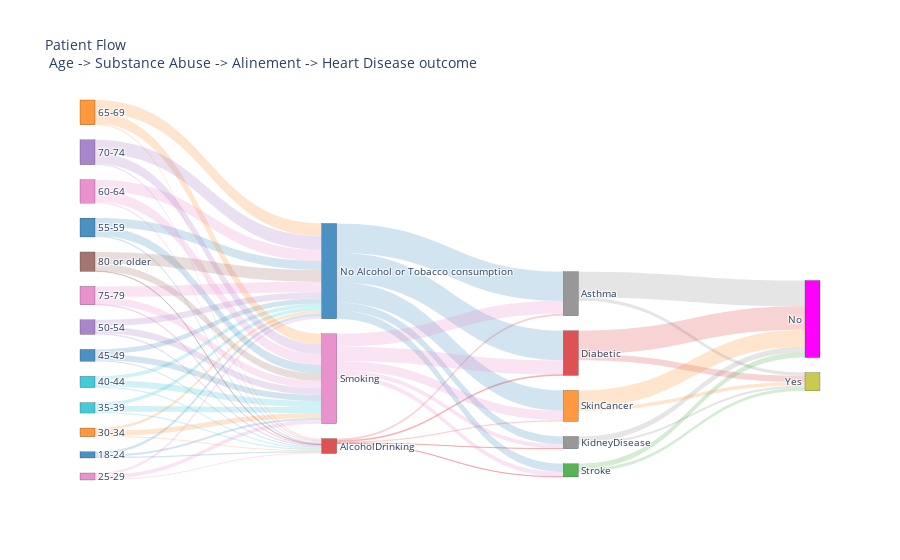

Write notebook code for a chart like this one.
### Markdown cell above
Surprisingly, it seems that peoples reported physical health does not necessarily align with their physical activity levels.

### Code cell
sankey_data: pd.DataFrame = pd.read_csv('data/full_sankey_data.csv')
create_sankey_chart(sankey_data)

### Figure 1 — Plotly figure (JSON) as saved in the notebook; plotly's stock layout.template omitted (floating-point values rounded to 4 significant figures)
{"data": [{"link": {"color": ["rgba(31, 119, 180, 0.2)", "rgba(31, 119, 180, 0.2)", "rgba(31, 119, 180, 0.2)", "rgba(227, 119, 194, 0.2)", "rgba(227, 119, 194, 0.2)", "rgba(227, 119, 194, 0.2)", "rgba(255, 127, 14, 0.2)", "rgba(255, 127, 14, 0.2)", "rgba(255, 127, 14, 0.2)", "rgba(23, 190, 207, 0.2)", "rgba(23, 190, 207, 0.2)", "rgba(23, 190, 207, 0.2)", "rgba(23, 190, 207, 0.2)", "rgba(23, 190, 207, 0.2)", "rgba(23, 190, 207, 0.2)", "rgba(31, 119, 180, 0.2)", "rgba(31, 119, 180, 0.2)", "rgba(31, 119, 180, 0.2)", "rgba(148, 103, 189, 0.2)", "rgba(148, 103, 189, 0.2)", "rgba(148, 103, 189, 0.2)", "rgba(31, 119, 180, 0.2)", "rgba(31, 119, 180, 0.2)", "rgba(31, 119, 180, 0.2)", "rgba(227, 119, 194, 0.2)", "rgba(227, 119, 194, 0.2)", "rgba(227, 119, 194, 0.2)", "rgba(255, 127, 14, 0.2)", "rgba(255, 127, 14, 0.2)", "rgba(255, 127, 14, 0.2)", "rgba(148, 103, 189, 0.2)", "rgba(148, 103, 189, 0.2)", "rgba(148, 103, 189, 0.2)", "rgba(227, 119, 194, 0.2)", "rgba(227, 119, 194, 0.2)", "rgba(227, 119, 194, 0.2)", "rgba(140, 86, 75, 0.2)", "rgba(140, 86, 75, 0.2)", "rgba(140, 86, 75, 0.2)", "rgba(214, 39, 40, 0.2)", "rgba(214, 39, 40, 0.2)", "rgba(214, 39, 40, 0.2)", "rgba(214, 39, 40, 0.2)", "rgba(214, 39, 40, 0.2)", "rgba(127, 127, 127, 0.2)", "rgba(127, 127, 127, 0.2)", "rgba(214, 39, 40, 0.2)", "rgba(214, 39, 40, 0.2)", "rgba(127, 127, 127, 0.2)", "rgba(127, 127, 127, 0.2)", "rgba(31, 119, 180, 0.2)", "rgba(31, 119, 180, 0.2)", "rgba(31, 119, 180, 0.2)", "rgba(31, 119, 180, 0.2)", "rgba(31, 119, 180, 0.2)", "rgba(255, 127, 14, 0.2)", "rgba(255, 127, 14, 0.2)", "rgba(227, 119, 194, 0.2)", "rgba(227, 119, 194, 0.2)", "rgba(227, 119, 194, 0.2)", "rgba(227, 119, 194, 0.2)", "rgba(227, 119, 194, 0.2)", "rgba(44, 160, 44, 0.2)", "rgba(44, 160, 44, 0.2)"], "source": [0, 0, 0, 1, 1, 1, 2, 2, 2, 3, 3, 3, 4, 4, 4, 5, 5, 5, 6, 6, 6, 7, 7, 7, 8, 8, 8, 9, 9, 9, 10, 10, 10, 11, 11, 11, 12, 12, 12, 13, 13, 13, 13, 13, 14, 14, 15, 15, 16, 16, 17, 17, 17, 17, 17, 18, 18, 19, 19, 19, 19, 19, 20, 20], "target": [13, 17, 19, 13, 17, 19, 13, 17, 19, 13, 17, 19, 13, 17, 19, 13, 17, 19, 13, 17, 19, 13, 17, 19, 13, 17, 19, 13, 17, 19, 13, 17, 19, 13, 17, 19, 13, 17, 19, 14, 15, 16, 18, 20, 21, 22, 21, 22, 21, 22, 14, 15, 16, 18, 20, 21, 22, 14, 15, 16, 18, 20, 21, 22], "value": [1521, 4318, 3284, 1571, 3551, 5154, 1578, 4077, 7172, 1825, 4788, 8642, 1806, 5791, 9081, 1684, 7058, 8725, 1959, 9450, 9973, 2218, 12839, 12672, 2334, 16555, 15436, 2101, 18815, 15563, 1597, 19968, 14925, 901, 15411, 10754, 682, 17279, 10527, 2859, 1359, 373, 1897, 517, 37939, 4933, 34296, 9065, 8324, 3455, 42872, 43361, 11779, 29819, 12069, 24839, 4980, 18979, 20879, 5894, 13855, 6815, 7680, 4389]}, "node": {"color": ["rgba(31, 119, 180, 0.8)", "rgba(227, 119, 194, 0.8)", "rgba(255, 127, 14, 0.8)", "rgba(23, 190, 207, 0.8)", "rgba(23, 190, 207, 0.8)", "rgba(31, 119, 180, 0.8)", "rgba(148, 103, 189, 0.8)", "rgba(31, 119, 180, 0.8)", "rgba(227, 119, 194, 0.8)", "rgba(255, 127, 14, 0.8)", "rgba(148, 103, 189, 0.8)", "rgba(227, 119, 194, 0.8)", "rgba(140, 86, 75, 0.8)", "rgba(214, 39, 40, 0.8)", "rgba(127, 127, 127, 0.8)", "rgba(214, 39, 40, 0.8)", "rgba(127, 127, 127, 0.8)", "rgba(31, 119, 180, 0.8)", "rgba(255, 127, 14, 0.8)", "rgba(227, 119, 194, 0.8)", "rgba(44, 160, 44, 0.8)", "magenta", "rgba(188, 189, 34, 0.8)"], "label": ["18-24", "25-29", "30-34", "35-39", "40-44", "45-49", "50-54", "55-59", "60-64", "65-69", "70-74", "75-79", "80 or older", "AlcoholDrinking", "Asthma", "Diabetic", "KidneyDisease", "No Alcohol or Tobacco consumption", "SkinCancer", "Smoking", "Stroke", "No", "Yes"], "line": {"color": "black", "width": 0.2}, "pad": 15, "thickness": 15}, "type": "sankey", "valueformat": ".0f", "valuesuffix": "TWh"}], "layout": {"font": {"size": 10}, "title": {"text": "Patient Flow <br> Age -> Substance Abuse -> Alinement -> Heart Disease outcome"}}}
